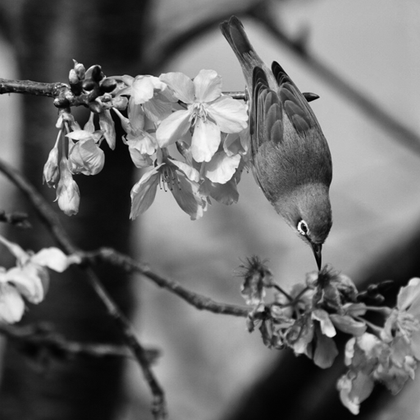
%> input picture HW2/Bird 1.tif, 420 x 420 px, shrunk from 512 x 512 before the run
$ octave hw3_0510894.m   (GNU Octave 9; MATLAB toolbox functions it lacks are replaced by stand-ins)
%> lines starting %> are read from the running program, lines starting %| are printed output that depends on the picture
%%%%%%%%%%% load image %%%%%%%%%%%%%%%
Img=im2double(imread('Bird 1.tif'));
%> Img: size 420x420 double; min 0, max 1, mean 0.418
[m,n] = size(Img);
%> m = 420; n = 420
%%%%%%%%%%% padding %%%%%%%%%%%%%%%
pad = zeros(2*m,2*n);
pad(1:m,1:n) =Img;
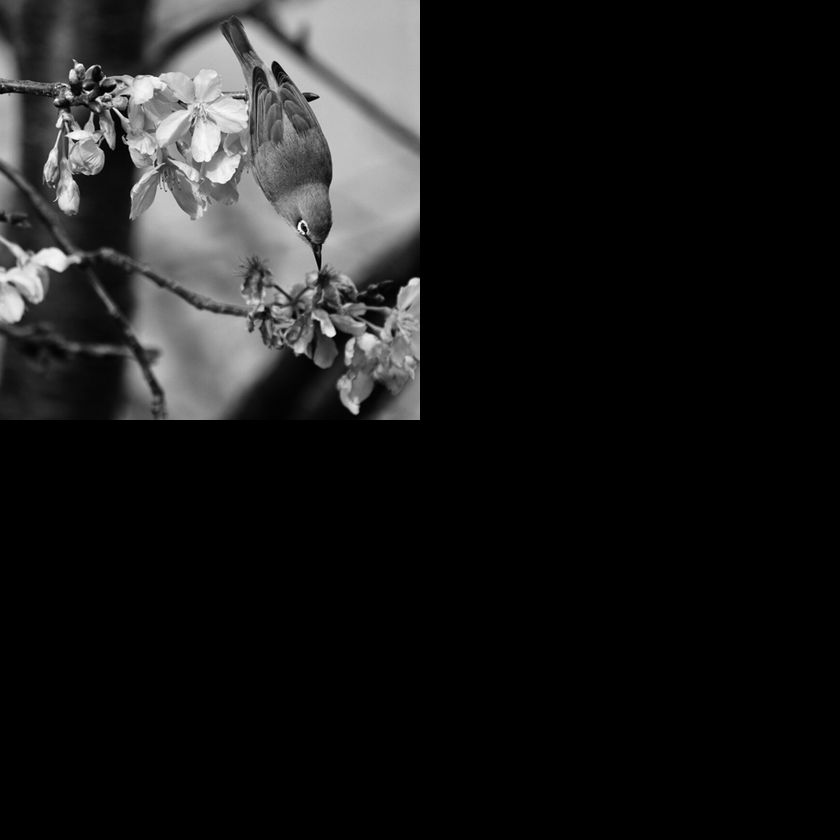
%> pad: size 840x840 double; min 0, max 1, mean 0.105
%%%%%%%%%%% multiple -1^x+y %%%%%%%%%%%%%%%
neg = zeros(2*m,2*n);
for i = 1:2*m
    for j = 1:2*n
        neg_matrix(i,j) = (-1)^((i-1)+(j-1));
    end
end
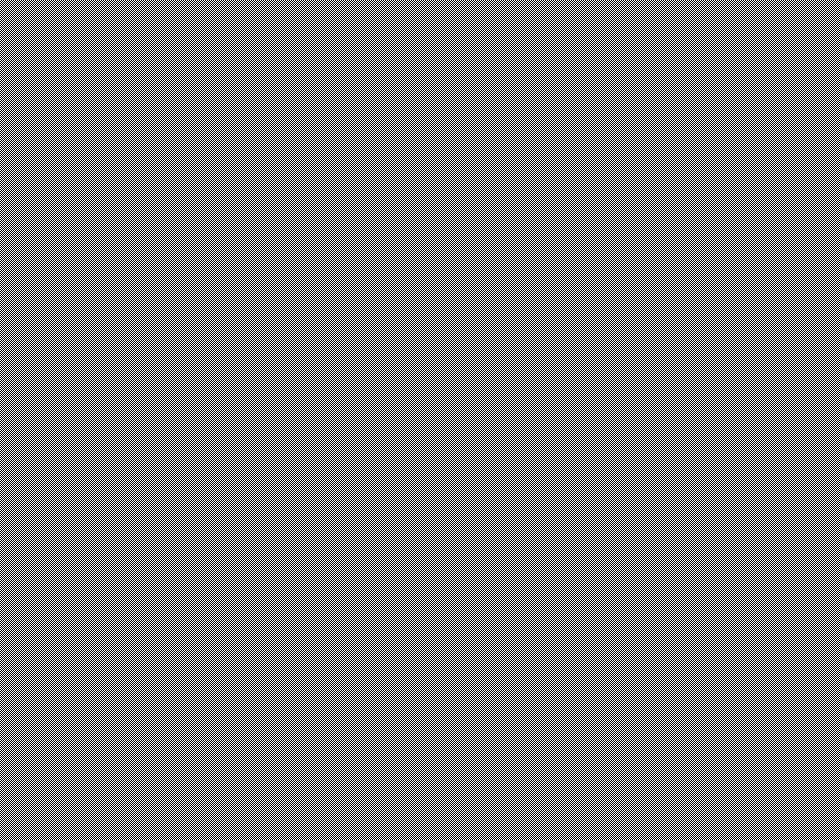
%> neg_matrix: size 840x840 double; values -1 (black) and 1 (white), 50% white in thin lines or dots
neg = pad.*neg_matrix;
%%%%%%%%%%% DFT %%%%%%%%%%%%%%%
F = fft2(neg);
%%%%%%%%%%% Laplacian filter %%%%%%%%%%%%%%%
H = zeros(2*m,2*n);
for i = -1*m:m-1
    for j = -1*n:n-1
        H(i+m+1,j+n+1) = (i*i+j*j);
    end
end
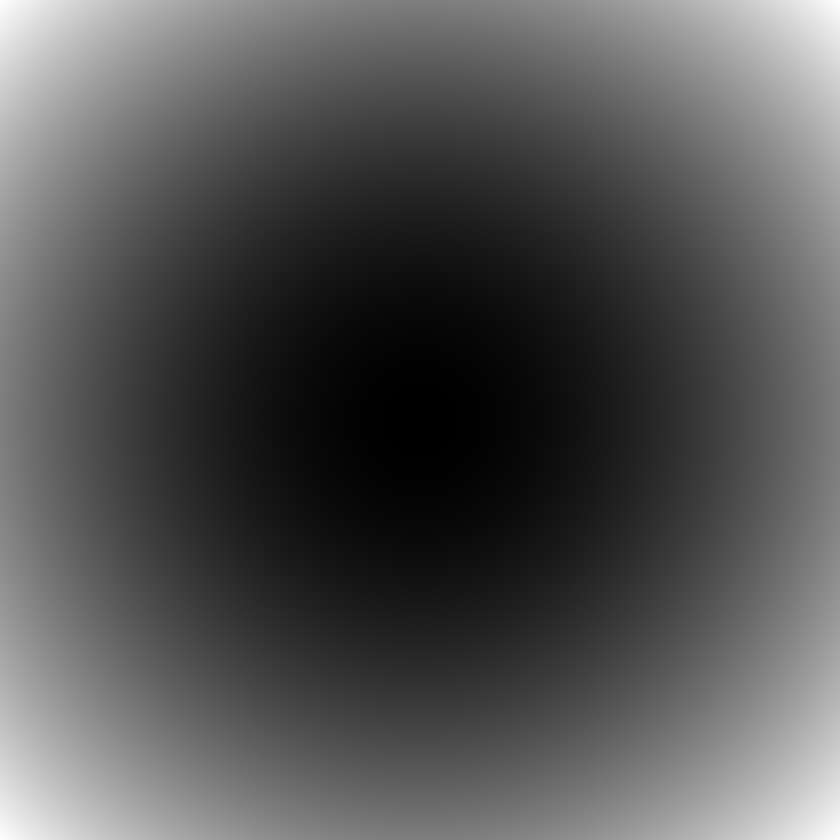
%> H: size 840x840 double; min 0, max 352800, mean 117600.3; drawn with min black and max white
normA = H ./ max(abs(H(:)));
%normA = -1.*normA;
%%%%%%%%%%% Output spectrum %%%%%%%%%%%%%%%
filt = normA.* F;
%%%%%%%%%%% Plot figure %%%%%%%%%%%%%%%
figure
imshow(abs(filt),[])
title('Fourier magnitude spectra after applying Laplacian filtering')
saveas(gcf,'Fourier after laplacian filter','png');

S2 = log(1+abs(filt));
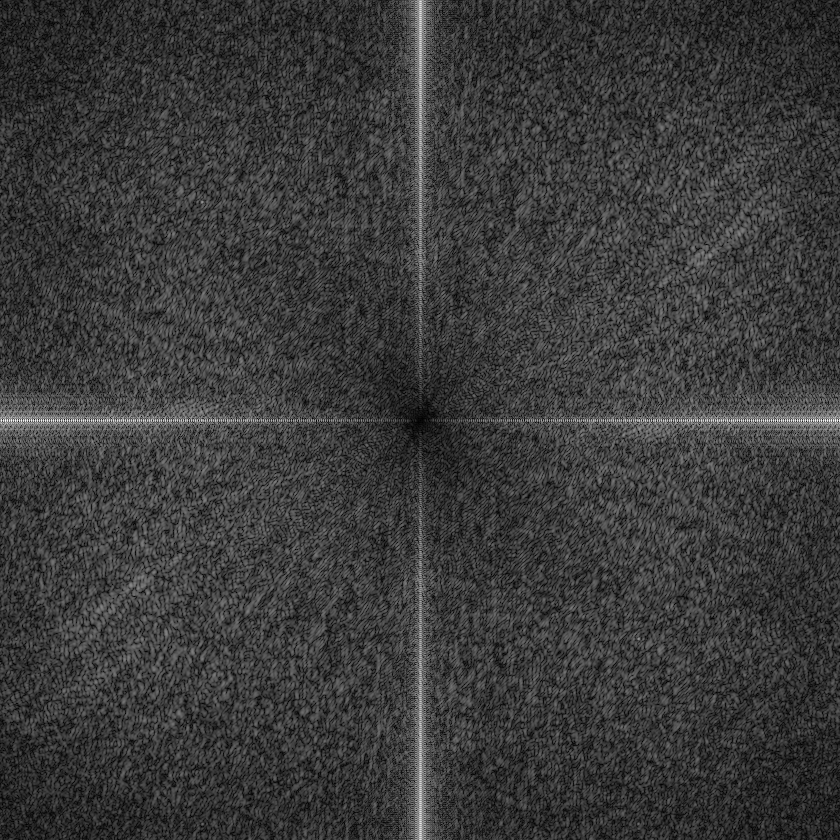
%> S2: size 840x840 double; min 0, max 4.72, mean 1.09; drawn with min black and max white
figure
imshow(S2,[])
title('Fourier magnitude spectra after applying Laplacian filtering(using log scale)')
saveas(gcf,'Fourier after laplacian filter(using log)','png');

figure
imshow(abs(normA),[])
title('Figure of the Fourier magnitude of Laplacian filter H(u,v)')
saveas(gcf,'Laplacian filter H(u,v)','png');
%%%%%%%%%%% Inverse Fourier,decentering %%%%%%%%%%%%%%%
y = ifft2(filt);
idft = zeros(2*m,2*n);
for i = 1:2*m
    for j = 1:2*n
        idft(i,j) = real(y(i,j))*((-1)^((i-1)+(j-1)));
    end
end
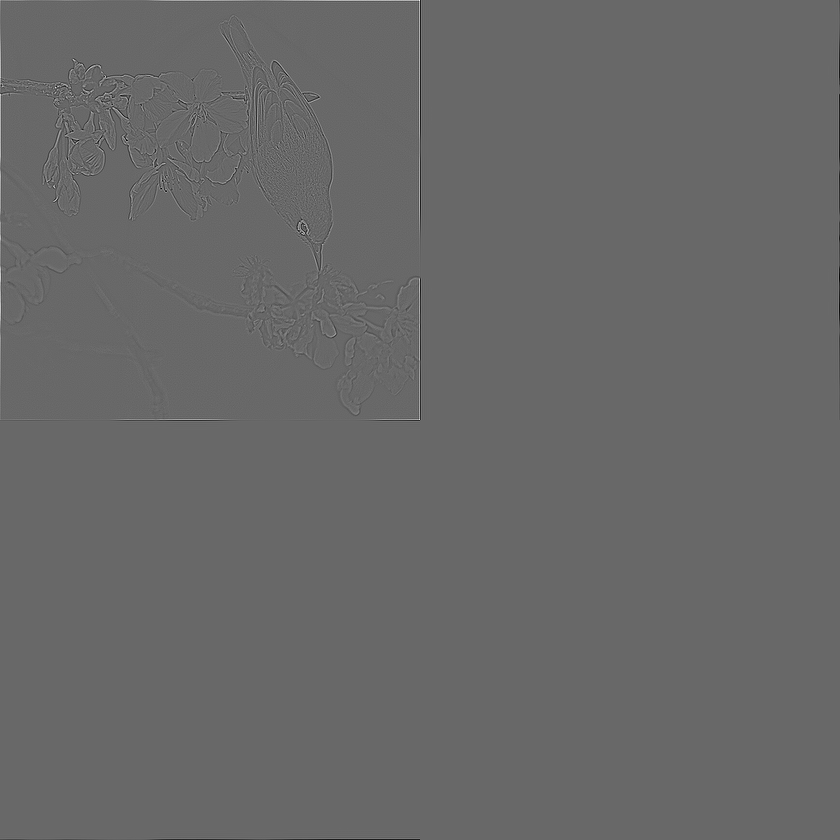
%> idft: size 840x840 double; min -0.0814, max 0.117, mean 7.55e-21; drawn with min black and max white
result = idft(1:m,1:n);
%%%%%%%%%%% Plot figure %%%%%%%%%%%%%%%
figure
imshow(result)
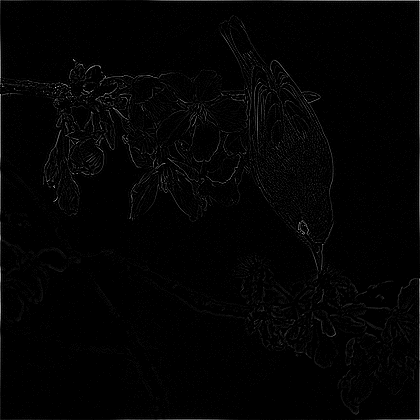
%> displayed picture: size 420x420, on the screen's scale of 0 to 255; min 0, max 30, mean 0.4; drawn with min black and max white
title('Figure of the output image')
saveas(gcf,'Figure of the output image','png');

re = 255 * result;
figure
imshow(re)
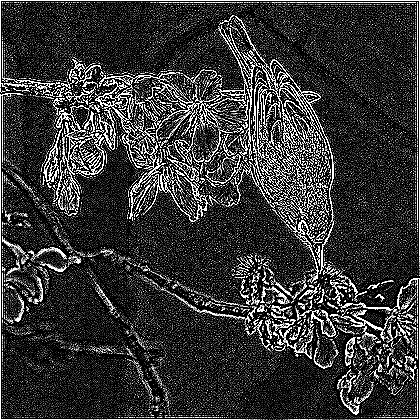
%> displayed picture: size 420x420, on the screen's scale of 0 to 255; min 0, max 255, mean 54.3
title('Figure of the output image * 255')
saveas(gcf,'Figure of the output image_times_255','png');
%%%%%%%%%%% obtain largest 25 DFT %%%%%%%%%%%%%%%
temp = abs(filt);
linearIndexesOfMaxes = zeros(25,1);
Maxes = zeros(25,3);
for i = 1:25
    [maxValue, linearIndexes] = max(temp(:));
    Maxes(i,3) = maxValue;
    [rowsOfMaxes colsOfMaxes] = find(temp == maxValue);
    Maxes(i,1) = rowsOfMaxes(1,1);
    Maxes(i,2) = colsOfMaxes(1,1);
    temp(Maxes(i,1), Maxes(i,2)) = -inf;
end
%> this loop made 25 passes
%> (maxValue, linearIndexes, colsOfMaxes) on passes 1 to 12: (110.9, 4621, 6), (110.9, 701821, 836), (105.7, 9661, 12), (105.7, 696781, 830), (105.3, 705181, 840), (105.3, 1261, 2), (104.1, 2941, 4), (104.1, 703501, 838), (102.9, 13021, 16), (102.9, 693421, 826), (102.5, 7981, 10), (102.5, 698461, 832)
%> temp: size 840x840 double; 0% of the values are NaN or infinite; the others: min 0, max 93.91, mean 2.34
%> after the loop, Maxes = 25 rows, first 12: [421 6 110.9; 421 836 110.9; 421 12 105.7; 421 830 105.7; 421 840 105.3; 421 2 105.3; 421 4 104.1; 421 838 104.1; 421 16 102.9; 421 826 102.9; 421 10 102.5; 421 832 102.5]
